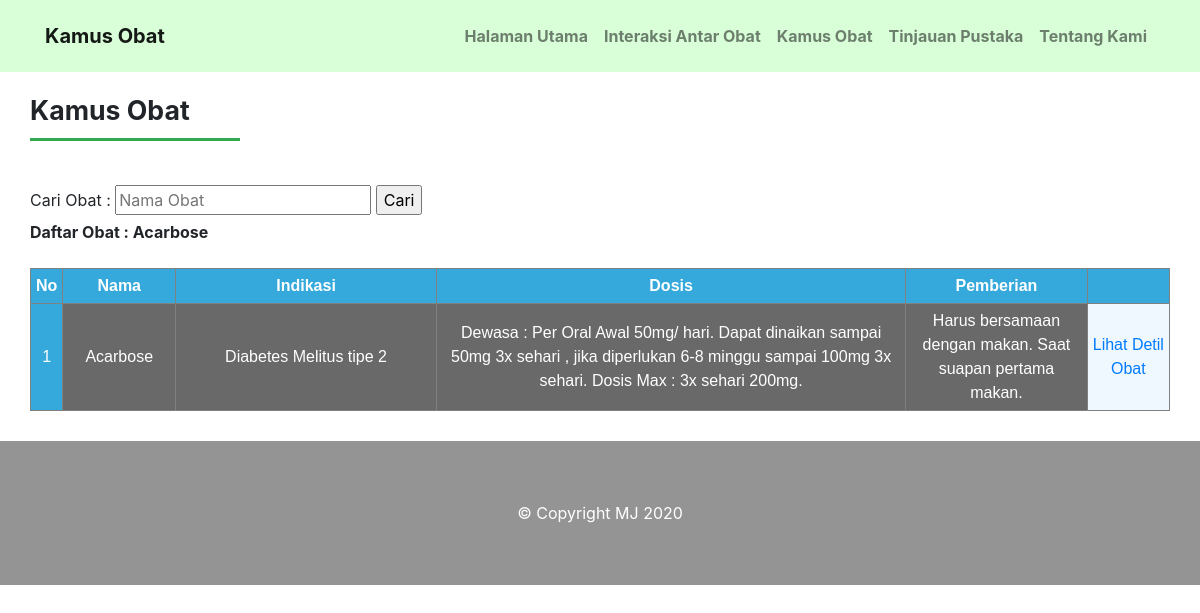
Screenshot of /data/obatku/kamus.php?cari=Acarbose with the database file from the repository.
### tables this page shows
CREATE TABLE `obat` (
  `kode_obat` int(11) NOT NULL,
  `nama_obat` varchar(20) NOT NULL,
  `gol_obat` varchar(25) NOT NULL,
  `indikasi` text NOT NULL,
  `dosis` text NOT NULL,
  `pemberian` text NOT NULL,
  `kontraindikasi` text NOT NULL,
  `efeksamping` text NOT NULL,
  `hamilbusui` text NOT NULL,
  `interaksi_obat` text NOT NULL,
  `mekanisme_obat` text NOT NULL
);

### data/obatku/kamus.php (the view, shortened to what this page needs)
<!DOCTYPE html>
<html>
<head>
  <link rel="stylesheet" href="assets/plugins/bootstrap/css/bootstrap.min.css">
  <link rel="stylesheet" href="assets/plugins/fontawesome/css/all.min.css">
  <link rel="stylesheet" href="assets/css/style.css">
</head>
<body>
  <nav class="navbar navbar-expand-lg navbar-light fixed-top py-3" id="mainNav">
    <div class="container">
      <a class="navbar-brand js-scroll-trigger" href="http://localhost/obatku/kamus.php">Kamus Obat</a>
      <div class="collapse navbar-collapse" id="navbarResponsive">
        <ul class="navbar-nav ml-auto my-2 my-lg-0">
          <li class="nav-item">
            <a class="nav-link js-scroll-trigger" href="http://localhost/obatku/index.php">Halaman Utama</a>
          </li>
          <li class="nav-item">
            <a class="nav-link js-scroll-trigger" href="http://localhost/obatku/interaksi.php">Interaksi Antar Obat</a>
          </li>
          <li class="nav-item">
            <a class="nav-link js-scroll-trigger" href="http://localhost/obatku/kamus.php">Kamus Obat</a>
          </li>
          <li class="nav-item">
            <a class="nav-link js-scroll-trigger" href="http://localhost/obatku/pustaka.php">Tinjauan Pustaka</a>
          </li>
          <li class="nav-item">
            <a class="nav-link js-scroll-trigger" href="http://localhost/obatku/tentang.php">Tentang Kami</a>
          </li>
        </ul>
      </div>
    </div>
  </nav>
	<?php
		include 'koneksi.php';
	?>
  <div id="kamus" class="kamus">
    <div class="container">
      <div class="row">
        <div class="kiri">
          <label class="text1">Kamus Obat</label>
		  <hr class="garis-text1" />
	<br/>
	<form action="kamus.php" method="get">
		<label>Cari Obat :</label>
		<input type="text" name="cari" placeholder="Nama Obat">
		<input type="submit" value="Cari">
	</form>
	<?php
		if(isset($_GET['cari'])){
		$cari = $_GET['cari'];
			echo "<b>Daftar Obat : ".$cari."</b>";
		}
	?>
  <br/>
  <br/>
	<table style="text-align: center;font-family: sans-serif;border-collapse: collapse;" align="center" border="1" width="100%">
	<tr>
		<th style="background: #35A9DB;color: #fff;font-weight: bold; padding: 5px">No</th>
		<th style="background: #35A9DB;color: #fff;font-weight: bold; padding: 5px; width: 120px">Nama</th>
		<th style="background: #35A9DB;color: #fff;font-weight: bold; padding: 5px; width: 300px">Indikasi</th>
		<th style="background: #35A9DB;color: #fff;font-weight: bold; padding: 5px; width: 550px">Dosis</th>
		<th style="background: #35A9DB;color: #fff;font-weight: bold; padding: 5px; width: 200px">Pemberian</th>
    <th style="background: #35A9DB;color: #fff;font-weight: bold; padding: 5px; width: 90px"></th>
	</tr>
	<?php
	if(isset($_GET['cari'])){
		$cari = $_GET['cari'];
		$datac = mysqli_query($koneksi,"select * from obat where nama_obat like '%".$cari."%'");
	}else{
		$datac = mysqli_query($koneksi,"select * from obat");
	}
	$no = 1;
	while($d = mysqli_fetch_array($datac)){
	?>
	<tr>
		<td style="background: #35A9DB;color: #fff;font-weight: normal; padding: 5px"><?php echo $no++; ?></td>
		<td style="background: #696969;color: #fff;font-weight: normal; padding: 5px; width: 120px"><?php echo $d['nama_obat']; ?></td>
		<td style="background: #696969;color: #fff;font-weight: normal; padding: 5px; width: 300px"><?php echo $d['indikasi']; ?></td>
		<td style="background: #696969;color: #fff;font-weight: normal; padding: 5px; width: 550px"><?php echo $d['dosis']; ?></td>
		<td style="background: #696969;color: #fff;font-weight: normal; padding: 5px; width: 200px"><?php echo $d['pemberian']; ?></td>
		<td style="background: #F0F8FF;color: #fff;font-weight: normal; padding: 5px; width: 90px"><a href="detil.php?kode_obat=<?php echo $d['kode_obat']; ?>">Lihat Detil Obat</a></td>
	</tr>
	<?php } ?>
	</table>
</div>
</div>
</div>
</div>
  <div id="tentang" class="about">
    <div id="copyright" class="copyright">
      &copy; Copyright MJ 2020
    </div>
  </div>
</body>
</html>

### data/obatku/assets/css/style.css (style rules this page uses)
html { scroll-behavior: smooth; }
.navbar { background: rgba(192, 255, 192, 0.6); font-weight: bold; }
.kamus { padding: 30px 0; }
.kamus .kiri .garis-text1 { width: 210px; padding-bottom: 20px; margin: 0; border-top: 3px solid #32a852; }
.kamus .kiri .text1 { margin-top: 60px; font-size: 20pt; font-weight: bold; }
.tablekamus, th, td { padding: 8px 20px; text-align: center; }
.about { background: #949494; width: 100%; padding: 30px 0; }
.about .copyright { width: 100%; padding: 30px 0; text-align: center; background: #949494; color: #ffffff; }

### rows the page displays
obat: nama_obat "Acarbose", indikasi "Diabetes Melitus tipe 2", dosis "Dewasa : Per Oral Awal 50mg/ hari. Dapat dinaikan sampai 50mg 3x sehari , jika diperlukan 6-8 minggu sampai 100mg 3x sehari. Dosis Max : 3x sehari 200mg.", pemberian "Harus bersamaan dengan makan. Saat suapan pertama makan."

### other values shown
$cari "Acarbose"
